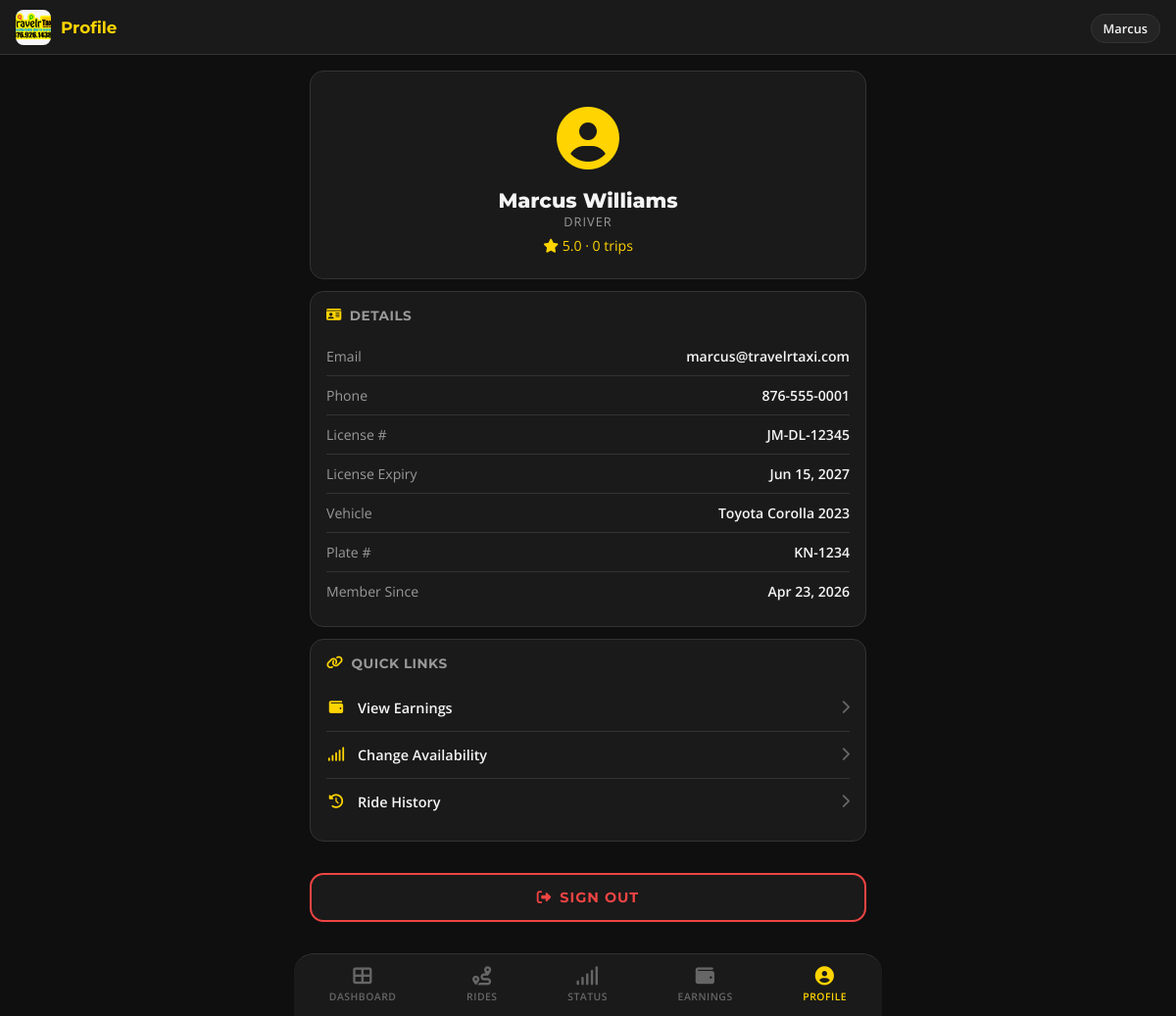
Page /driver/profile.php (signed in) on the committed database.
### tables this page shows
CREATE TABLE users (
    id INT AUTO_INCREMENT PRIMARY KEY,
    first_name VARCHAR(100) NOT NULL,
    last_name VARCHAR(100) NOT NULL,
    email VARCHAR(255) UNIQUE NOT NULL,
    phone VARCHAR(30),
    password_hash VARCHAR(255) NOT NULL,
    role ENUM('admin','customer','driver') NOT NULL DEFAULT 'customer',
    avatar VARCHAR(255) DEFAULT NULL,
    is_active TINYINT(1) DEFAULT 1,
    created_at DATETIME DEFAULT CURRENT_TIMESTAMP,
    updated_at DATETIME DEFAULT CURRENT_TIMESTAMP ON UPDATE CURRENT_TIMESTAMP
);

CREATE TABLE drivers (
    id INT AUTO_INCREMENT PRIMARY KEY,
    user_id INT NOT NULL,
    license_number VARCHAR(100),
    license_expiry DATE,
    vehicle_id INT DEFAULT NULL,
    status ENUM('available','on_trip','offline') DEFAULT 'available',
    rating DECIMAL(3,2) DEFAULT 5.00,
    total_trips INT DEFAULT 0,
    notes TEXT,
    created_at DATETIME DEFAULT CURRENT_TIMESTAMP,
    updated_at DATETIME DEFAULT CURRENT_TIMESTAMP ON UPDATE CURRENT_TIMESTAMP,
    FOREIGN KEY (user_id) REFERENCES users(id) ON DELETE CASCADE
);

CREATE TABLE vehicles (
    id INT AUTO_INCREMENT PRIMARY KEY,
    name VARCHAR(150) NOT NULL,
    type ENUM('sedan','van','minibus') NOT NULL DEFAULT 'sedan',
    capacity INT NOT NULL DEFAULT 4,
    plate_number VARCHAR(30),
    color VARCHAR(50),
    image VARCHAR(255) DEFAULT NULL,
    status ENUM('active','maintenance','retired') DEFAULT 'active',
    notes TEXT,
    created_at DATETIME DEFAULT CURRENT_TIMESTAMP,
    updated_at DATETIME DEFAULT CURRENT_TIMESTAMP ON UPDATE CURRENT_TIMESTAMP
);

### includes/helpers.php (called while the page is built, shortened)
<?php
function sanitize($input) {
    return htmlspecialchars(trim($input), ENT_QUOTES, 'UTF-8');
}
function formatDate($date) {
    return date('M d, Y', strtotime($date));
}

### includes/auth.php (called while the page is built, shortened)
<?php
require_once __DIR__ . '/db.php';
function isLoggedIn() {
    return isset($_SESSION['user_id']);
}
function getCurrentUser() {
    return dbFetchOne("SELECT * FROM users WHERE id = ?", [$_SESSION['user_id']]);
}

### includes/db.php (called while the page is built, shortened)
<?php
function getDB() {
    static $pdo = null;
    if ($pdo === null) {
        try {
            $dsn = 'mysql:host=' . DB_HOST . ';dbname=' . DB_NAME . ';charset=' . DB_CHARSET;
            $pdo = new PDO($dsn, DB_USER, DB_PASS, [
                PDO::ATTR_ERRMODE => PDO::ERRMODE_EXCEPTION,
                PDO::ATTR_DEFAULT_FETCH_MODE => PDO::FETCH_ASSOC,
                PDO::ATTR_EMULATE_PREPARES => false,
            ]);
        } catch (PDOException $e) {
            error_log('Database connection failed: ' . $e->getMessage());
            die('Database connection failed. Please try again later.');
        }
    }
    return $pdo;
}
function dbQuery($sql, $params = []) {
    $stmt = getDB()->prepare($sql);
    $stmt->execute($params);
    return $stmt;
}
function dbFetchOne($sql, $params = []) {
    return dbQuery($sql, $params)->fetch();
}

### driver/profile.php (the view, shortened to what this page needs)
<?php
$pageTitle = 'Profile';
require_once __DIR__ . '/includes/driver-header.php';
?>
<div class="driver-content">
    <div class="profile-header">
        <div class="profile-avatar">
            <i class="fas fa-user-circle"></i>
        </div>
        <div class="profile-name"><?= sanitize($driverUser['first_name'] . ' ' . $driverUser['last_name']) ?></div>
        <div class="profile-role">Driver</div>
        <div class="profile-rating">
            <i class="fas fa-star"></i> <?= number_format($driverRecord['rating'], 1) ?>
            &middot; <?= intval($driverRecord['total_trips']) ?> trips
        </div>
    </div>
    <div class="detail-card">
        <div class="detail-card-title"><i class="fas fa-id-card"></i> Details</div>
        <div class="detail-list">
            <div class="detail-row">
                <span class="detail-label">Email</span>
                <span class="detail-value"><?= sanitize($driverUser['email']) ?></span>
            </div>
            <div class="detail-row">
                <span class="detail-label">Phone</span>
                <span class="detail-value"><?= sanitize($driverUser['phone'] ?? 'N/A') ?></span>
            </div>
            <div class="detail-row">
                <span class="detail-label">License #</span>
                <span class="detail-value"><?= sanitize($driverRecord['license_number'] ?? 'N/A') ?></span>
            </div>
            <div class="detail-row">
                <span class="detail-label">License Expiry</span>
                <span class="detail-value"><?= $driverRecord['license_expiry'] ? formatDate($driverRecord['license_expiry']) : 'N/A' ?></span>
            </div>
            <div class="detail-row">
                <span class="detail-label">Vehicle</span>
                <span class="detail-value"><?= sanitize($driverRecord['vehicle_name'] ?? 'Not assigned') ?></span>
            </div>
            <div class="detail-row">
                <span class="detail-label">Plate #</span>
                <span class="detail-value"><?= sanitize($driverRecord['plate_number'] ?? 'N/A') ?></span>
            </div>
            <div class="detail-row">
                <span class="detail-label">Member Since</span>
                <span class="detail-value"><?= formatDate($driverUser['created_at']) ?></span>
            </div>
        </div>
    </div>
    <div class="detail-card">
        <div class="detail-card-title"><i class="fas fa-link"></i> Quick Links</div>
        <a href="/driver/earnings.php" class="profile-link">
            <i class="fas fa-wallet"></i> View Earnings
            <i class="fas fa-chevron-right"></i>
        </a>
        <a href="/driver/availability.php" class="profile-link">
            <i class="fas fa-signal"></i> Change Availability
            <i class="fas fa-chevron-right"></i>
        </a>
        <a href="/driver/rides.php?filter=completed" class="profile-link">
            <i class="fas fa-history"></i> Ride History
            <i class="fas fa-chevron-right"></i>
        </a>
    </div>
    <a href="/driver/logout.php" class="btn-driver-danger btn-block" style="margin-top:20px;">
        <i class="fas fa-sign-out-alt"></i> Sign Out
    </a>
</div>
<?php require_once __DIR__ . '/includes/driver-footer.php'; ?>

### driver/includes/driver-header.php (shortened to what this page needs)
<?php
require_once __DIR__ . '/../../includes/db.php';
require_once __DIR__ . '/../../includes/auth.php';
require_once __DIR__ . '/../../includes/helpers.php';
$currentPage = basename($_SERVER['PHP_SELF']);
if ($currentPage !== 'login.php') {
    $driverUser = getCurrentUser();
    $driverRecord = dbFetchOne(
        "SELECT d.*, v.name AS vehicle_name, v.plate_number, v.type AS vehicle_type
         FROM drivers d
         LEFT JOIN vehicles v ON d.vehicle_id = v.id
         WHERE d.user_id = ?",
        [$driverUser['id']]
    );
}
$pageTitle = $pageTitle ?? 'Driver Panel';
?>
<!DOCTYPE html>
<html lang="en">
<head>
    <link rel="stylesheet" href="https://cdnjs.cloudflare.com/ajax/libs/font-awesome/6.5.1/css/all.min.css">
    <link rel="stylesheet" href="/assets/css/driver.css">
</head>
<body class="driver-body">
<header class="driver-topbar">
    <div class="topbar-left">
        <img src="/assets/images/logo.jpeg" alt="Travelr" class="driver-logo">
        <span class="topbar-title"><?= sanitize($pageTitle) ?></span>
    </div>
    <?php if ($currentPage !== 'login.php'): ?>
    <div class="topbar-right">
        <span class="driver-name-badge"><?= sanitize($driverUser['first_name']) ?></span>
    </div>
    <?php endif; ?>
</header>
<main class="driver-main">

### assets/css/driver.css (style rules this page uses)
:root { --driver-bg: #0f0f0f; --driver-surface: #1a1a1a; --driver-surface-2: #242424; --driver-border: #333; --driver-yellow: #FFD400; --driver-yellow-dark: #e6bf00; --driver-green: #22c55e; --driver-green-dark: #16a34a; --driver-blue: #3b82f6; --driver-red: #ef4444; --driver-orange: #f59e0b; --driver-purple: #8b5cf6; --driver-text: #f5f5f5; --driver-text-muted: #999; --driver-text-dim: #666; --driver-radius: 14px; --driver-radius-sm: 8px; --driver-shadow: 0 2px 12px rgba(0,0,0,0.4); --font-heading: 'Montserrat', sans-serif; --font-body: 'Open Sans', sans-serif; --bottom-nav-height: 64px; --topbar-height: 56px; }
*, *::before, *::after { box-sizing: border-box; margin: 0; padding: 0; }
html { font-size: 16px; -webkit-text-size-adjust: 100%; -webkit-tap-highlight-color: transparent; }
body.driver-body { font-family: var(--font-body); background: var(--driver-bg); color: var(--driver-text); min-height: 100vh; padding-top: var(--topbar-height); padding-bottom: calc(var(--bottom-nav-height) + 16px); -webkit-font-smoothing: antialiased; overflow-x: hidden; }
a { color: var(--driver-yellow); text-decoration: none; }
.driver-topbar { position: fixed; top: 0; left: 0; right: 0; height: var(--topbar-height); background: var(--driver-surface); border-bottom: 1px solid var(--driver-border); display: flex; align-items: center; justify-content: space-between; padding: 0 16px; z-index: 1000; }
.topbar-left { display: flex; align-items: center; gap: 10px; }
.driver-logo { width: 36px; height: 36px; border-radius: 8px; object-fit: cover; }
.topbar-title { font-family: var(--font-heading); font-weight: 700; font-size: 1.05rem; color: var(--driver-yellow); }
.driver-name-badge { background: var(--driver-surface-2); color: var(--driver-text); padding: 5px 12px; border-radius: 20px; font-size: 0.8rem; font-weight: 600; border: 1px solid var(--driver-border); }
.driver-main { max-width: 480px; margin: 0 auto; padding: 12px 12px 0; }
.driver-content { display: flex; flex-direction: column; gap: 12px; }
.detail-card { background: var(--driver-surface); border-radius: var(--driver-radius); padding: 16px; border: 1px solid var(--driver-border); }
.detail-card-title { font-family: var(--font-heading); font-weight: 700; font-size: 0.85rem; color: var(--driver-text-muted); text-transform: uppercase; letter-spacing: 0.5px; margin-bottom: 14px; display: flex; align-items: center; gap: 8px; }
.detail-card-title i { color: var(--driver-yellow); }
.detail-list { display: flex; flex-direction: column; gap: 0; }
.detail-row { display: flex; justify-content: space-between; align-items: center; padding: 10px 0; border-bottom: 1px solid var(--driver-border); font-size: 0.88rem; }
.detail-row:last-child { border-bottom: none; }
.detail-label { color: var(--driver-text-muted); }
.detail-value { font-weight: 600; text-align: right; max-width: 60%; }
.profile-header { text-align: center; padding: 24px 16px; background: var(--driver-surface); border-radius: var(--driver-radius); border: 1px solid var(--driver-border); }
.profile-avatar { font-size: 4rem; color: var(--driver-yellow); margin-bottom: 8px; }
.profile-name { font-family: var(--font-heading); font-size: 1.3rem; font-weight: 800; }
.profile-role { font-size: 0.8rem; color: var(--driver-text-muted); text-transform: uppercase; letter-spacing: 1px; }
.profile-rating { margin-top: 6px; font-size: 0.88rem; color: var(--driver-yellow); }
.profile-link { display: flex; align-items: center; gap: 12px; padding: 14px 0; border-bottom: 1px solid var(--driver-border); color: var(--driver-text); font-weight: 600; font-size: 0.9rem; }
.profile-link:last-child { border-bottom: none; }
.profile-link i:first-child { color: var(--driver-yellow); width: 20px; text-align: center; }
.profile-link i:last-child { margin-left: auto; color: var(--driver-text-dim); }
.btn-driver-danger { display: inline-flex; align-items: center; justify-content: center; gap: 8px; padding: 14px 24px; background: var(--driver-surface); color: var(--driver-red); border: 2px solid var(--driver-red); border-radius: var(--driver-radius); font-family: var(--font-heading); font-size: 0.9rem; font-weight: 700; cursor: pointer; text-transform: uppercase; letter-spacing: 1px; }
.btn-block { display: flex; width: 100%; text-align: center; }
@media (min-width: 481px) { .driver-main { max-width: 520px; padding: 16px; } }
@media (min-width: 768px) { .driver-main { max-width: 600px; } }

### rows in the picture
users: first_name "Marcus", first_name+last_name "Marcus Williams", email "marcus@travelrtaxi.com", phone "876-555-0001", created_at "Apr 23, 2026"
drivers: rating "5.0", total_trips "0", license_number "JM-DL-12345", license_expiry "Jun 15, 2027", vehicle.name "Toyota Corolla 2023", vehicle.plate_number "KN-1234"

### other values in the picture
$pageTitle "Profile"
